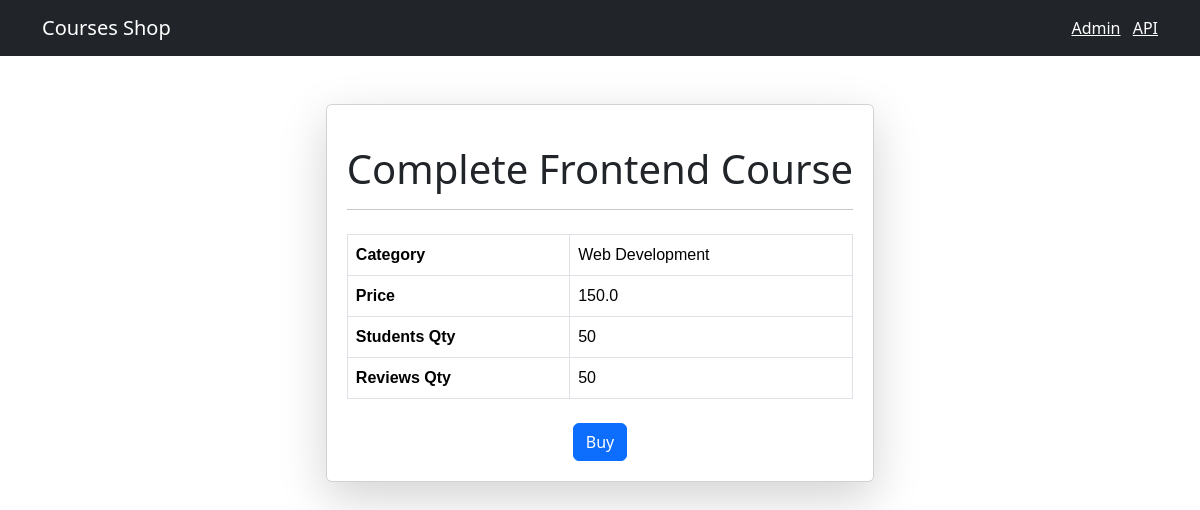
Page /shop/4 on the committed database.
### shop/models.py (models this page shows, shortened)
class Course(models.Model):
    title = models.CharField(max_length=255)
    price = models.FloatField()
    students_qty = models.IntegerField()
    reviews_qty = models.IntegerField()
    category = models.ForeignKey(Category, on_delete=models.CASCADE) #if category gets deleted courses are deleted
    created_at = models.DateTimeField(default=timezone.now)

class Category(models.Model):
    title = models.CharField(max_length=255)
    created_at = models.DateTimeField(default=timezone.now)
    def __str__(self):
        return self.title

### shop/views.py (the view)
# urls.py: path('<int:course_id>', views.single_course, name="single_course")
def single_course(request, course_id):
    course = get_object_or_404(Course, pk=course_id)
    return render(request, 'shop/single_course.html', {'course': course})

### templates/shop/single_course.html (shortened to what this page needs)
{% extends 'base.html' %}
{% block content %}
<div class="container mt-5 d-flex justify-content-center">
    <div class="card shadow-lg rounded">
        <div class="card-body card-overlay">
            <h1 class="card-title text-center">{{ course.title }}</h1>
            <hr>
            <table class="table table-bordered mt-4" style="font-family: 'Arial', sans-serif;">
                <tbody>
                    <tr>
                        <td><strong>Category</strong></td>
                        <td>{{ course.category }}</td>
                    </tr>
                    <tr>
                        <td><strong>Price</strong></td>
                        <td>{{ course.price }}</td>
                    </tr>
                    <tr>
                        <td><strong>Students Qty</strong></td>
                        <td>{{ course.students_qty }}</td>
                    </tr>
                    <tr>
                        <td><strong>Reviews Qty</strong></td>
                        <td>{{ course.reviews_qty }}</td>
                    </tr>
                </tbody>
            </table>
            <div class="text-center mt-4">
                <button class="btn btn-primary">Buy</button>
            </div>
        </div>
    </div>
</div>
{% endblock %}

### templates/shop/single_course.html (style rules this page uses)
.card { background-size: cover; background-position: center; }
.card-overlay { background-color: rgba(255, 255, 255, 0.8); padding: 20px; border-radius: 5px; }
.card-title { margin-top: 20px; }

### rows in the picture
Course: title "Complete Frontend Course", category "Web Development", price "150.0", students_qty "50", reviews_qty "50"
